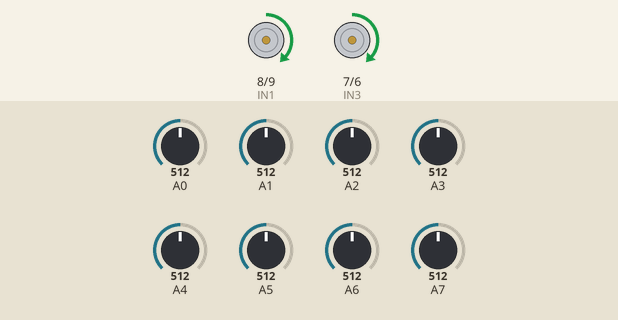
The sketch below on a simulated Arduino Nano, built with avr-gcc and run on an emulated ATmega328P. Shown: motor-driver pin pairs drawn as motors (green arrow = first pin HIGH = forward, orange = second pin HIGH = backward, longer = more drive, scaled by the enable pin). The inputs (shaded band) are chosen by the test bench; at power-on: A0 = 512, A6 = 512, A1 = 512, A2 = 512, A3 = 512, A4 = 512, A5 = 512, A7 = 512. What the sketch prints to the serial monitor is not drawn.

Above: at 9.2 s.
9.3 s: A0 set to 273
10.8 s: A0 set to 246
At 11.7 s:
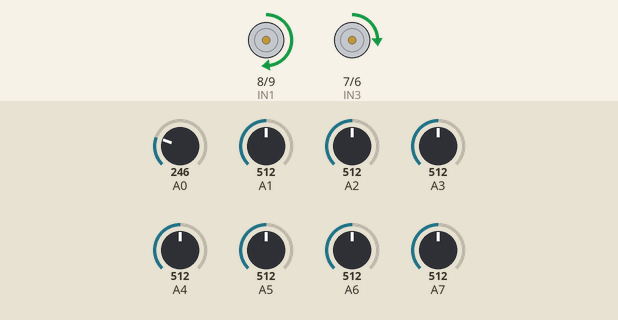
12.3 s: A0 set to 992
At 13.5 s:
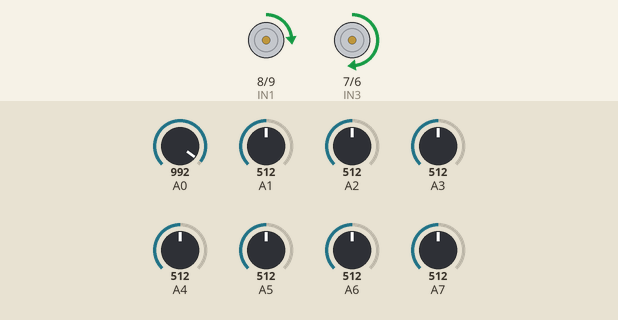
13.8 s: A6 set to 716
At 15.0 s:
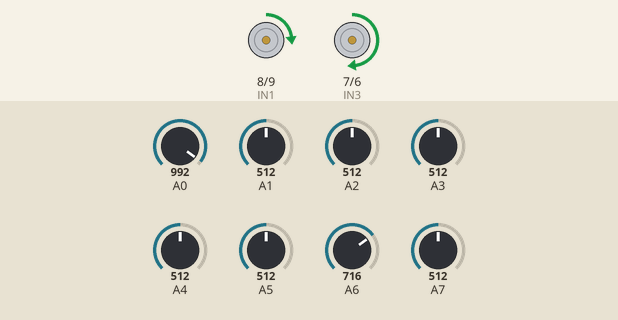
15.3 s: A1 set to 306
At 16.2 s:
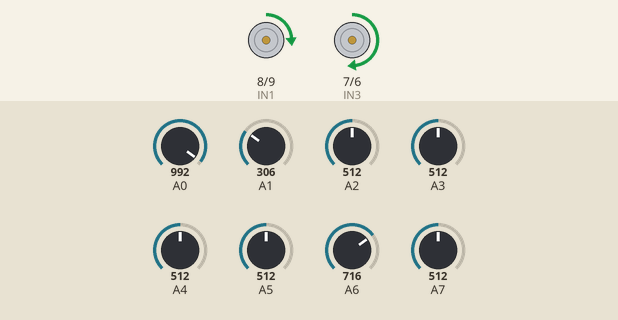
16.8 s: A1 set to 271
At 18.2 s:
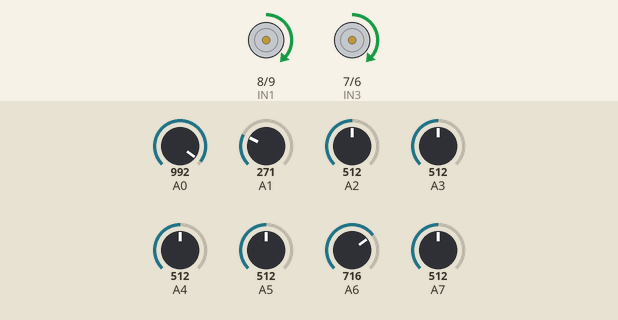
Timing chart, 0 to 19.3 s (numbered marks = the images above; inputs shaded):
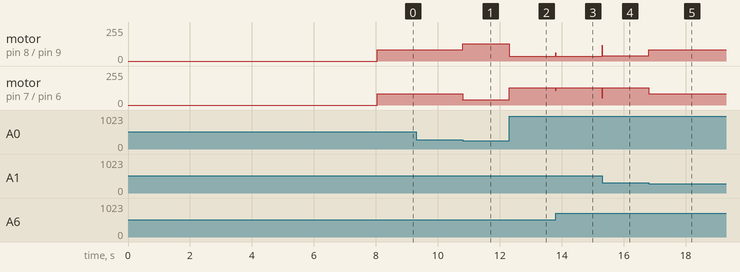

Measured:
- the behaviour switches between 263 and 262 on A0 (found by bisection; images 0 and 1)
- the behaviour switches between 288 and 287 on A1 (found by bisection; images 4 and 5)
- after the input at 9.3 s, every drawn part: stays the same
- after the input at 10.8 s, motor on pin 8 (IN1) / pin 9 (IN2): forward 85/255 → forward 130/255 at once; motor on pin 7 (IN3) / pin 6 (IN4): forward 85/255 → forward 39/255 at once
- after the input at 12.3 s, motor on pin 8 (IN1) / pin 9 (IN2): forward 130/255 → forward 35/255 at once; motor on pin 7 (IN3) / pin 6 (IN4): forward 39/255 → forward 130/255 at once
- after the input at 13.8 s, motor on pin 8 (IN1) / pin 9 (IN2): forward 35/255 → forward 62/255 at once, → forward 35/255 0.01 s later; motor on pin 7 (IN3) / pin 6 (IN4): forward 130/255 → forward 108/255 at once, → forward 130/255 0.01 s later
- after the input at 15.3 s, motor on pin 8 (IN1) / pin 9 (IN2): forward 35/255 → forward 38/255 at once; motor on pin 7 (IN3) / pin 6 (IN4): forward 130/255 → forward 50/255 at once, → forward 130/255 0.01 s later
- after the input at 16.8 s, motor on pin 8 (IN1) / pin 9 (IN2): forward 38/255 → forward 85/255 at once; motor on pin 7 (IN3) / pin 6 (IN4): forward 130/255 → forward 85/255 at once

The sketch:

cizgi_izleyen_4_v2.ino
```cpp
#include <QTRSensors.h>

QTRSensors qtr;
unsigned int sensorValues[8];

// --- MOTOR PIN TANIMLAMALARI ---
#define ENA 3  // Sol motor hız pini
#define IN1 8  // Sol motor yön pinleri
#define IN2 9

#define ENB 5  // Sağ motor hız pini
#define IN3 7  // Sağ motor yön pinleri
#define IN4 6

// --- ULTRA DİKKATLİ VE SIK VERİ KONTROL AYARLARI ---
int baseSpeed = 85;     // Temel hızı daha da düşürdük (Motorların bayılmayacağı en alt sınır)
float Kp = 0.22;        // Virajı kaçırmasın diye tepki sertliğini artırdık (Çok kritik!)
float Kd = 0.50;        // Ani tepkide masada savrulmayı önleyen sert fren gücü
int previousError = 0;

// --- SENSÖR EŞİK DEĞERİ ---
int beyazEsik = 530;

void setup() {
  Serial.begin(9600);
  qtr.setTypeAnalog();
  qtr.setSensorPins((const byte[]){A7, A6, A5, A4, A3, A2, A1, A0}, 8);

  pinMode(IN1, OUTPUT); pinMode(IN2, OUTPUT);
  pinMode(IN3, OUTPUT); pinMode(IN4, OUTPUT);
  pinMode(ENA, OUTPUT); pinMode(ENB, OUTPUT);

  Serial.println("--- ULTRA DIKKATLI MOD BASLADI ---");
  Serial.println("Sensorleri beyaz cizgi uzerinde saga sola GENISCE gezdirin...");

  for (int i = 0; i < 200; i++) {
    qtr.calibrate();
    delay(10);
  }

  Serial.println("--- SENSORLER HAZIR (KESINTISIZ GOZLEM) ---");
  delay(1000);
}

void loop() {
  // 1. Kesintisiz Sensör Oku (Gecikme sıfıra indirildi)
  qtr.read(sensorValues);
  unsigned int position = qtr.readLineWhite(sensorValues);

  // 2. Çizgi Kontrolü
  bool cizgiVarMi = false;
  int enDusukOkuma = 1023;

  for (int i = 0; i < 8; i++) {
    if (sensorValues[i] < enDusukOkuma) {
      enDusukOkuma = sensorValues[i];
    }
  }

  if (enDusukOkuma < beyazEsik) {
    cizgiVarMi = true;
  }

  // 3. PID Hesaplama (Yüksek hassasiyetli katsayılar)
  int error = 3500 - position;
  int motorSpeed = (Kp * error) + (Kd * (error - previousError));
  previousError = error;

  int leftMotorSpeed = 0;
  int rightMotorSpeed = 0;
  String durum = "";

  // 4. Hızlı Karar - Yavaş Uygulama Mekanizması
  if (!cizgiVarMi) {
    durum = "CIZGI YOK - ANINDA GERI ARA";
    // DELAY YOK! Çizgi bittiği salise motorlar anında geri vitese geçer.
    digitalWrite(IN1, LOW);  digitalWrite(IN2, HIGH);
    digitalWrite(IN3, LOW);  digitalWrite(IN4, HIGH);
    analogWrite(ENA, 75);    analogWrite(ENB, 75);
    return;
  }
  else if (position < 1000) {
    durum = "EN SOLDA";
    leftMotorSpeed = 0;
    rightMotorSpeed = 130; // Virajı yakaladığı an içeri fırlatacak güvenli güç
  }
  else if (position >= 1000 && position < 3300) {
    durum = "MERKEZ SOL";
    leftMotorSpeed = baseSpeed - motorSpeed;
    rightMotorSpeed = baseSpeed + motorSpeed;
  }
  else if (position >= 3300 && position <= 3700) {
    durum = "TAM MERKEZ";
    leftMotorSpeed = baseSpeed;
    rightMotorSpeed = baseSpeed;
  }
  else if (position > 3700 && position <= 6000) {
    durum = "MERKEZ SAG";
    leftMotorSpeed = baseSpeed - motorSpeed;
    rightMotorSpeed = baseSpeed + motorSpeed;
  }
  else { // position > 6000
    durum = "EN SAGDA";
    leftMotorSpeed = 130;
    rightMotorSpeed = 0;
  }

  // 5. Hız Sınırlandırma (Düşük hız bariyeri)
  if (durum.startsWith("MERKEZ")) {
    leftMotorSpeed = constrain(leftMotorSpeed, 35, 130);
    rightMotorSpeed = constrain(rightMotorSpeed, 35, 130);
  }

  // 6. Motor Komutları
  if (leftMotorSpeed > 20) {
    digitalWrite(IN1, HIGH); digitalWrite(IN2, LOW);
    analogWrite(ENA, leftMotorSpeed);
  } else {
    digitalWrite(IN1, LOW); digitalWrite(IN2, LOW);
    analogWrite(ENA, 0);
  }

  if (rightMotorSpeed > 20) {
    digitalWrite(IN3, HIGH); digitalWrite(IN4, LOW);
    analogWrite(ENB, rightMotorSpeed);
  } else {
    digitalWrite(IN3, LOW); digitalWrite(IN4, LOW);
    analogWrite(ENB, 0);
  }

  // Büyük delay() kaldırıldı. Sadece işlemcinin nefes alması için 1 milisaniye mola.
  // Araba saniyede binlerce kez durum kontrolü yapacak.
  delay(1);
}
```
